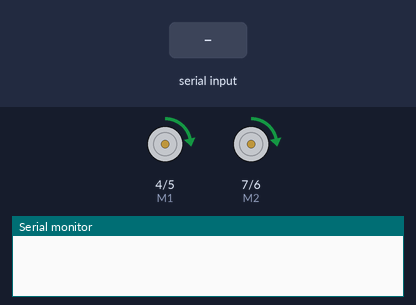
A sketch run on a simulated Arduino Mega 2560, built with avr-gcc and run on an emulated ATmega2560. Shown: direction and speed pins drawn as motors (green arrow = direction pin HIGH = forward, orange = LOW = backward, longer = more drive), the last lines printed to the serial monitor. The test bench sets the inputs (shaded band).

Above: at 1.2 s.
1.3 s: "start" received over the second serial link
At 3.4 s:
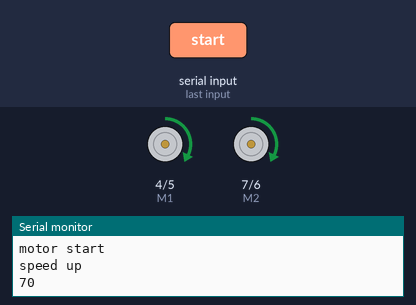
3.8 s: "stop" received over the second serial link
At 5.2 s:
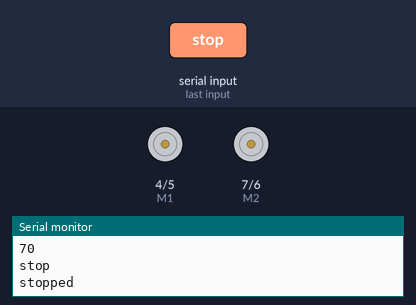
6.3 s: "left" received over the second serial link
At 8.3 s:
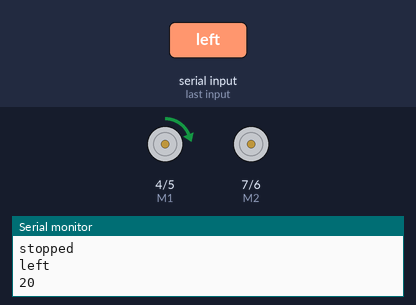
8.8 s: "right" received over the second serial link
At 10.2 s:
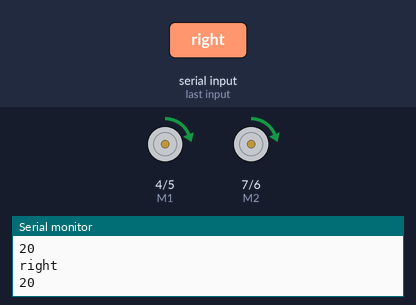
Timing chart, 0 to 11.8 s (numbered marks = the images above; inputs shaded):
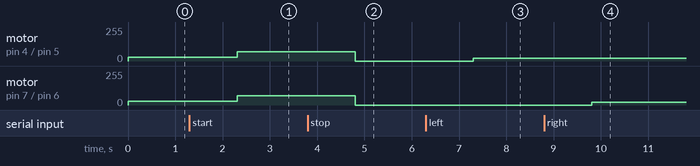

The sketch:

bluetooth_controlled_car.ino
```cpp
//pwm control


int E1 = 5;
int M1 = 4;
int E2 = 6;
int M2 = 7;

String ctrl_msg;
int value1,value2,start_flag,target;

void setup()
{
    Serial.begin(9600);
    Serial1.begin(9600);
    pinMode(M1, OUTPUT);
    pinMode(M2, OUTPUT);
    value1=value2=30;
    start_flag=0;
    target=60;
}

void loop()
{
  if(Serial1.available()){
   ctrl_msg=Serial1.readString();
   Serial.println(ctrl_msg);
  }

  if(ctrl_msg=="left"){
    value1+=20;
    Serial.println(value1);
  }
  if(ctrl_msg=="right"){
    value2+=20;
    Serial.println(value1);
  }

  if(ctrl_msg=="start"){
    Serial.println("motor start");
    start_flag=1;
    int i;

    if(start_flag==1){
      target+=10;
      Serial.println("speed up");
    }

    for(i=0;i<=target;i++){
      digitalWrite(M1,HIGH);
      digitalWrite(M2, HIGH);
      analogWrite(E1, value1);   //PWM Speed Control
      analogWrite(E2, value2);   //PWM Speed Control
      value1=value2=i;
    }
    Serial.println(value1);
  }

  if(ctrl_msg=="stop"){
    start_flag=0;
    digitalWrite(M1,HIGH);
    digitalWrite(M2, HIGH);

    for(int i=value1,j=value2;i>=0,j>=0;i--,j--){
      analogWrite(E1, 1);   //PWM Speed Control
      analogWrite(E2, j);   //PWM Speed Control
    }
    Serial.println("stopped");
    value1=0;
    value2=0;
  }

  if(value1>255){
    value1=0;
  }

  if(value2>255){
    value2=0;
  }


    digitalWrite(M1,HIGH);
    digitalWrite(M2, HIGH);
    analogWrite(E1, value1);   //PWM Speed Control
    analogWrite(E2, value2);   //PWM Speed Control
    ctrl_msg="";
}
```

Measured:
- after the input at 1.3 s, motor on pin 4 (M1) / pin 5 (E1), motor on pin 7 (M2) / pin 6 (E2): forward 30/255 → forward 70/255 after 1.0 s
- after the input at 3.8 s, motor on pin 4 (M1) / pin 5 (E1), motor on pin 7 (M2) / pin 6 (E2): forward 70/255 → stopped after 1.0 s
- after the input at 6.3 s, motor on pin 4 (M1) / pin 5 (E1): stopped → forward 20/255 after 1.0 s
- after the input at 8.8 s, motor on pin 7 (M2) / pin 6 (E2): stopped → forward 20/255 after 1.0 s
